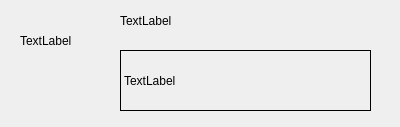
<?xml version="1.0" encoding="UTF-8"?>
<ui version="4.0">
 <class>ChatRecordOverview</class>
 <widget class="QWidget" name="ChatRecordOverview">
  <property name="geometry">
   <rect>
    <x>0</x>
    <y>0</y>
    <width>400</width>
    <height>127</height>
   </rect>
  </property>
  <property name="windowTitle">
   <string>ChatRecordOverview</string>
  </property>
  <widget class="QLabel" name="username">
   <property name="geometry">
    <rect>
     <x>120</x>
     <y>10</y>
     <width>271</width>
     <height>21</height>
    </rect>
   </property>
   <property name="text">
    <string>TextLabel</string>
   </property>
  </widget>
  <widget class="QLabel" name="profile">
   <property name="geometry">
    <rect>
     <x>20</x>
     <y>10</y>
     <width>81</width>
     <height>61</height>
    </rect>
   </property>
   <property name="text">
    <string>TextLabel</string>
   </property>
  </widget>
  <widget class="QLabel" name="content">
   <property name="geometry">
    <rect>
     <x>120</x>
     <y>50</y>
     <width>251</width>
     <height>61</height>
    </rect>
   </property>
   <property name="frameShape">
    <enum>QFrame::Box</enum>
   </property>
   <property name="frameShadow">
    <enum>QFrame::Plain</enum>
   </property>
   <property name="text">
    <string>TextLabel</string>
   </property>
  </widget>
 </widget>
 <layoutdefault spacing="6" margin="11"/>
 <resources/>
 <connections/>
</ui>
